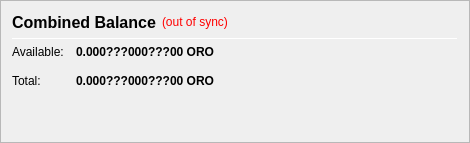
                   <widget class="QFrame" name="frame_CombinedBalances">
                    <property name="minimumSize">
                     <size>
                      <width>470</width>
                      <height>0</height>
                     </size>
                    </property>
                    <property name="frameShape">
                     <enum>QFrame::StyledPanel</enum>
                    </property>
                    <property name="frameShadow">
                     <enum>QFrame::Raised</enum>
                    </property>
                    <layout class="QVBoxLayout" name="verticalLayout_5">
                     <item>
                      <layout class="QHBoxLayout" name="horizontalLayout_5" stretch="0,0,0">
                       <item>
                        <widget class="QLabel" name="label_5z">
                         <property name="minimumSize">
                          <size>
                           <width>0</width>
                           <height>20</height>
                          </size>
                         </property>
                         <property name="font">
                          <font>
                           <pointsize>12</pointsize>
                           <weight>75</weight>
                           <bold>true</bold>
                          </font>
                         </property>
                         <property name="toolTip">
                          <string>Combined Balance (including unconfirmed and immature coins)</string>
                         </property>
                         <property name="text">
                          <string>Combined Balance</string>
                         </property>
                        </widget>
                       </item>
                       <item>
                        <widget class="QLabel" name="labelWalletStatus">
                         <property name="cursor">
                          <cursorShape>WhatsThisCursor</cursorShape>
                         </property>
                         <property name="toolTip">
                          <string>The displayed information may be out of date. Your wallet automatically synchronizes with the ORO network after a connection is established, but this process has not completed yet.</string>
                         </property>
                         <property name="styleSheet">
                          <string notr="true">QLabel { color: red; }</string>
                         </property>
                         <property name="text">
                          <string notr="true">(out of sync)</string>
                         </property>
                         <property name="alignment">
                          <set>Qt::AlignLeading|Qt::AlignLeft|Qt::AlignVCenter</set>
                         </property>
                        </widget>
                       </item>
                       <item>
                        <spacer name="horizontalSpacer_1">
                         <property name="orientation">
                          <enum>Qt::Horizontal</enum>
                         </property>
                         <property name="sizeHint" stdset="0">
                          <size>
                           <width>40</width>
                           <height>20</height>
                          </size>
                         </property>
                        </spacer>
                       </item>
                      </layout>
                     </item>
                     <item>
                      <widget class="Line" name="line_CombinedBalance">
                       <property name="minimumSize">
                        <size>
                         <width>0</width>
                         <height>1</height>
                        </size>
                       </property>
                       <property name="maximumSize">
                        <size>
                         <width>16777215</width>
                         <height>1</height>
                        </size>
                       </property>
                       <property name="orientation">
                        <enum>Qt::Horizontal</enum>
                       </property>
                      </widget>
                     </item>
                     <item>
                      <layout class="QGridLayout" name="gridLayout_3">
                       <property name="spacing">
                        <number>12</number>
                       </property>
                       <item row="1" column="0">
                        <widget class="QLabel" name="labelBalanceTextz">
                         <property name="text">
                          <string>Available:</string>
                         </property>
                        </widget>
                       </item>
                       <item row="1" column="1">
                        <widget class="QLabel" name="labelBalancez">
                         <property name="font">
                          <font>
                           <weight>75</weight>
                           <bold>true</bold>
                          </font>
                         </property>
                         <property name="cursor">
                          <cursorShape>IBeamCursor</cursorShape>
                         </property>
                         <property name="toolTip">
                          <string>Your current spendable balance</string>
                         </property>
                         <property name="text">
                          <string notr="true">0.000???000???00 ORO</string>
                         </property>
                         <property name="alignment">
                          <set>Qt::AlignRight|Qt::AlignTrailing|Qt::AlignVCenter</set>
                         </property>
                         <property name="textInteractionFlags">
                          <set>Qt::LinksAccessibleByMouse|Qt::TextSelectableByKeyboard|Qt::TextSelectableByMouse</set>
                         </property>
                        </widget>
                       </item>
                       <item row="2" column="0">
                        <widget class="QLabel" name="labelTotalTextz">
                         <property name="text">
                          <string>Total:</string>
                         </property>
                        </widget>
                       </item>
                       <item row="2" column="1">
                        <widget class="QLabel" name="labelTotalz">
                         <property name="font">
                          <font>
                           <weight>75</weight>
                           <bold>true</bold>
                          </font>
                         </property>
                         <property name="cursor">
                          <cursorShape>IBeamCursor</cursorShape>
                         </property>
                         <property name="toolTip">
                          <string>Total Balance, including all unavailable coins.</string>
                         </property>
                         <property name="text">
                          <string notr="true">0.000???000???00 ORO</string>
                         </property>
                         <property name="alignment">
                          <set>Qt::AlignRight|Qt::AlignTrailing|Qt::AlignVCenter</set>
                         </property>
                         <property name="textInteractionFlags">
                          <set>Qt::LinksAccessibleByMouse|Qt::TextSelectableByKeyboard|Qt::TextSelectableByMouse</set>
                         </property>
                        </widget>
                       </item>
                       <item row="2" column="3">
                        <spacer name="horizontalSpacer_2">
                         <property name="orientation">
                          <enum>Qt::Horizontal</enum>
                         </property>
                         <property name="sizeHint" stdset="0">
                          <size>
                           <width>40</width>
                           <height>20</height>
                          </size>
                         </property>
                        </spacer>
                       </item>
                      </layout>
                     </item>
                     <item>
                      <spacer name="verticalSpacer_1">
                       <property name="orientation">
                        <enum>Qt::Vertical</enum>
                       </property>
                       <property name="sizeHint" stdset="0">
                        <size>
                         <width>20</width>
                         <height>40</height>
                        </size>
                       </property>
                      </spacer>
                     </item>
                    </layout>
                   </widget>
